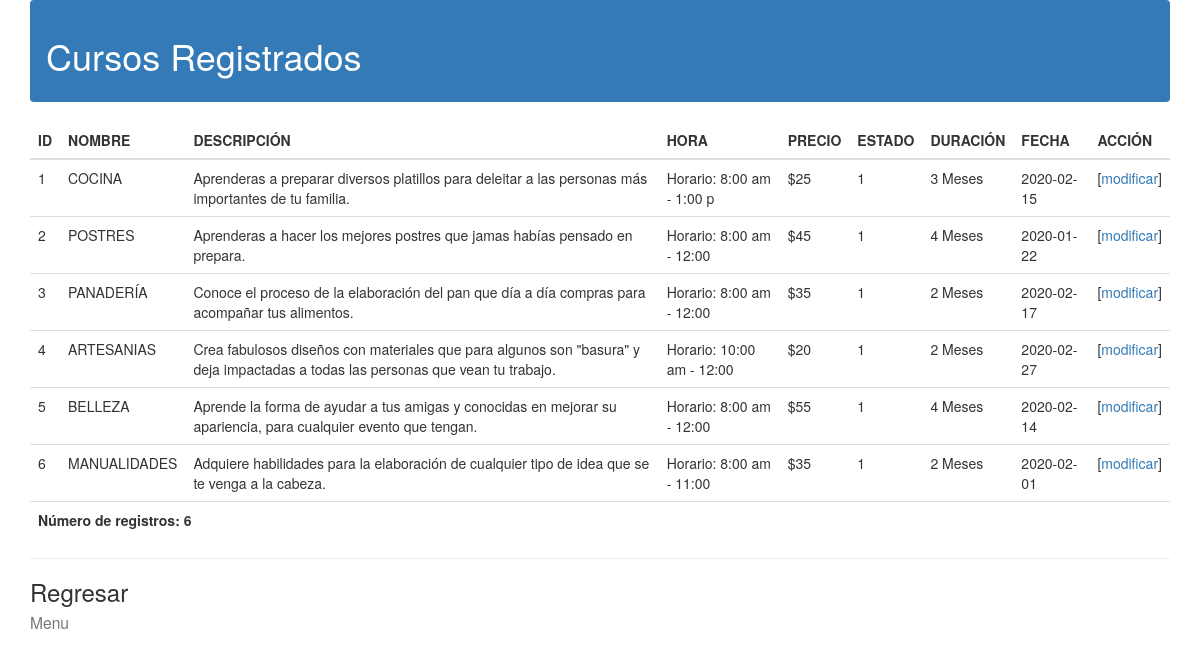
Page /Admin/CRUD_admin/Cursos/mostrar_cursos.php?opc=modificar (signed in) on the committed database.
### tables this page shows
CREATE TABLE IF NOT EXISTS `Cursos` (
  `Id_Curso` int(5) NOT NULL,
  `Nombre` varchar(70) NOT NULL,
  `Descripcion` varchar(1500) NOT NULL,
  `Horario` varchar(25) NOT NULL,
  `Precio` varchar(15) NOT NULL,
  `Estado` char(5) NOT NULL,
  `Duracion` varchar(20) NOT NULL,
  `Fecha` date NOT NULL,
  PRIMARY KEY (`Id_Curso`)
);

### Admin/CRUD_admin/Cursos/mostrar_cursos.php (the view, shortened to what this page needs)
<!DOCTYPE html>
	<html lang="es">
		<head>
			<link href = "//maxcdn.bootstrapcdn.com/bootstrap/3.3.0/css/bootstrap.min.css" rel = "stylesheet" id ="bootstrap-css" >
		</head>
		<header>
			<nav class = "navbar navbar-dark bg-primary" >
			<span class = "navbar-text" >
			<h1> Cursos Registrados </h1>
			</span>
			</nav>
		</header>
		<body class="container">
			<?php
					@$db = new mysqli('localhost','root','','sirama', '3308');
				$db->set_charset( "utf8" );
				$consulta = " SELECT * FROM cursos ORDER BY Id_Curso";
				$resultc = $db->query($consulta);
				$num_results = $resultc->num_rows;
				echo "<table class='table'>
				<colgroup>
				<col class=\"idcur\">
				</colgroup>
				<colgroup>
				<col class=\"name\">
				</colgroup>
				<colgroup>
				<col class=\"descri\">
				</colgroup>
				<colgroup>
				<col class=\"hora\">
				</colgroup>
				<colgroup>
				<col class=\"precio\">
				</colgroup>
				<colgroup>
				<col class=\"esta\">
				</colgroup>
				<colgroup>
				<col class=\"dura\">
				</colgroup>
				<colgroup>
				<col class=\"fecha\">
				</colgroup>
				<colgroup>
				<col class=\"action\">
				</colgroup>
				<thead>
				<tr id=\"theader\">
				<th>ID</th>
				<th>NOMBRE</th>
				<th>DESCRIPCIÓN</th>
				<th>HORA</th>
				<th>PRECIO</th>
				<th>ESTADO</th>
				<th>DURACIÓN</th>
				<th>FECHA</th>
				<th>ACCIÓN</th>
				</tr>
				</thead>
				<tbody>";
				while ($row = $resultc->fetch_assoc()) {
				echo "<tr class=\"normal\"onmouseover=\"this.className='selected'\" onmouseout=\"this.className='normal'\">";
				echo "<td scope='col'>";
				echo "" . $row[ 'Id_Curso' ] . "";
				echo "</td><td scope='col'>";
				echo "" . stripslashes($row[ 'Nombre' ]) . "";
				echo "</td><td scope='col'>";
				echo "" . stripslashes($row[ 'Descripcion' ]) . "";
				echo "</td><td scope='col'>";
				echo "" . stripslashes($row[ 'Horario' ]) . "";
				echo "</td><td scope='col'>";
				echo "" . stripslashes($row[ 'Precio' ]) . "";
				echo "</td><td scope='col'>";
				echo "" . stripslashes($row[ 'Estado' ]) . "";
				echo "</td><td scope='col'>\n";
				echo "" . stripslashes($row[ 'Duracion' ]) . "";
				echo "</td><td scope='col'>";
				echo "" . $row[ 'Fecha' ];
				echo "</td><td scope='col'>";
				echo "[<a href=\"" . $_GET[ 'opc' ] . ".php?id=" .
				$row[ 'Id_Curso' ] . "\">";
				echo "" . $_GET[ 'opc' ] . "";
				echo "</a>]";
				echo "</td></tr>";
				}
				echo "</tbody>";
				echo "<tfoot>";
				echo "<tr id=\"tfooter\">";
				echo "<th colspan=\"9\">";
				echo "Número de registros: " . $num_results . "";
				echo "</th>";
				echo "</tr>";
				echo "</tfoot>";
				echo "</table>";
				?>
				<hr class = "d-lg-none divider" >
				<a href = "Opciones_Cursos.php" class = "d-block h3
				font-weight-normal" > Regresar <br>
				<small class = "d-block text-muted
				text-small" > Menu </small>
				</a>
		</body>
	</html>

### rows in the picture
cursos: Id_Curso "1", Nombre "COCINA", Descripcion "Aprenderas a preparar diversos platillos para deleitar a las personas más importantes de tu familia.", Horario "Horario: 8:00 am - 1:00 p", Precio "$25", Estado "1", Duracion "3 Meses", Fecha "2020-02-15"
cursos: Id_Curso "2", Nombre "POSTRES", Descripcion "Aprenderas a hacer los mejores postres que jamas habías pensado en prepara.", Horario "Horario: 8:00 am - 12:00", Precio "$45", Estado "1", Duracion "4 Meses", Fecha "2020-01-22"
cursos: Id_Curso "3", Nombre "PANADERÍA", Descripcion "Conoce el proceso de la elaboración del pan que día a día compras para acompañar tus alimentos.", Horario "Horario: 8:00 am - 12:00", Precio "$35", Estado "1", Duracion "2 Meses", Fecha "2020-02-17"
cursos: Id_Curso "4", Nombre "ARTESANIAS", Descripcion "Crea fabulosos diseños con materiales que para algunos son \"basura\" y deja impactadas a todas las personas que vean tu trabajo.", Horario "Horario: 10:00 am - 12:00", Precio "$20", Estado "1", Duracion "2 Meses", Fecha "2020-02-27"
cursos: Id_Curso "5", Nombre "BELLEZA", Descripcion "Aprende la forma de ayudar a tus amigas y conocidas en mejorar su apariencia, para cualquier evento que tengan.", Horario "Horario: 8:00 am - 12:00", Precio "$55", Estado "1", Duracion "4 Meses", Fecha "2020-02-14"
cursos: Id_Curso "6", Nombre "MANUALIDADES", Descripcion "Adquiere habilidades para la elaboración de cualquier tipo de idea que se te venga a la cabeza.", Horario "Horario: 8:00 am - 11:00", Precio "$35", Estado "1", Duracion "2 Meses", Fecha "2020-02-01"

### other values in the picture
$num_results "6"
